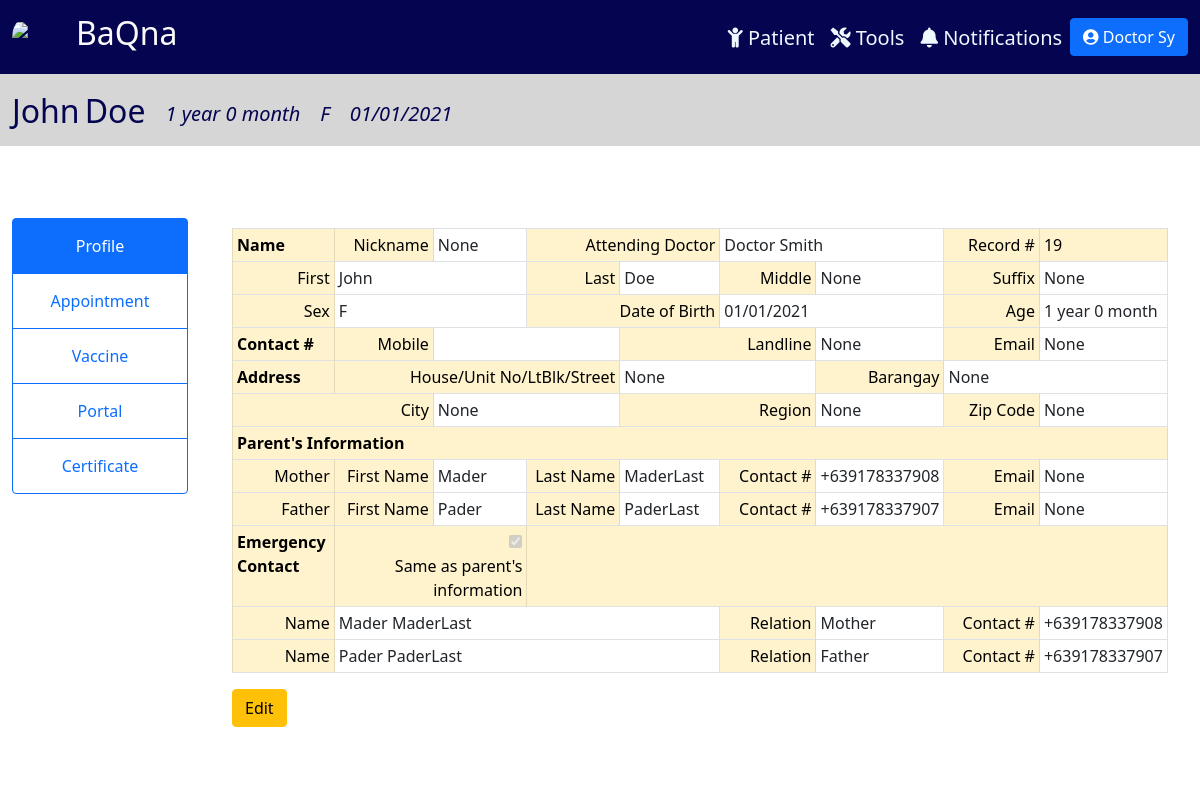
The app's page /patient/19 (signed in) with its own data.
### tracker/models.py (models this page shows, shortened)
class Physician(models.Model):
    CAN_REG = (
        ('Yes', 'Yes'),
        ('No', 'No'),
    )
    user = models.OneToOneField(User, null=True, on_delete=models.CASCADE)
    prefix = models.CharField(max_length=100, null=True, blank=True)
    last_name = models.CharField(max_length=100, null=True)
    first_name = models.CharField(max_length=100, null=True)
    title = models.CharField(max_length=100, null=True, blank=True)
    date_start = models.DateField(null=True, blank=True)
    date_end = models.DateField(null=True, blank=True)
    cell_no = PhoneNumberField(null=True, blank=True)
    doc_type = models.CharField(max_length=100, null=True)
    can_reg = models.CharField(max_length=100, null=True, blank=True, choices=CAN_REG)
    def __str__(self):
        return self.doc_type + " " + self.last_name

class Patient(models.Model):
    SEX = (
        ('M', 'Male'),
        ('F', 'Female'),
    )
    last_name = models.CharField(max_length=100, null=True)
    first_name = models.CharField(max_length=100, null=True)
    middle_name = models.CharField(max_length=100, null=True, blank=True)
    suffix = models.CharField(max_length=2, null=True, blank=True)
    nick_name = models.CharField(max_length=100, null=True, blank=True)
    sex = models.CharField(max_length=1, null=True, choices=SEX)
    birthdate = models.DateField(null=True)
    age = models.CharField(max_length=100, null=True, blank=True)
    attending_doctor = models.ForeignKey(Physician, related_name="docpatient", on_delete=models.CASCADE, null=True)
    cert_date = models.DateField(null=True, blank=True)
    cell_no = PhoneNumberField(null=True, blank=True, validators=[MaxLengthValidator(13)])
    landline = models.CharField(max_length=100, null=True, blank=True)
    email = models.EmailField(max_length=254, null=True, blank=True)
    house_no = models.CharField(max_length=100, null=True, blank=True)
    barangay = models.CharField(max_length=100, null=True, blank=True)
    city = models.CharField(max_length=100, null=True, blank=True)
    region = models.CharField(max_length=100, null=True, blank=True)
    zip = models.IntegerField(null=True, blank=True)
    mfname = models.CharField(max_length=100, null=True, blank=True)
    mlname = models.CharField(max_length=100, null=True, blank=True)
    mcontact = PhoneNumberField(null=True, blank=True)
    memail = models.EmailField(max_length=254, null=True, blank=True)
    ffname = models.CharField(max_length=100, null=True, blank=True)
    flname = models.CharField(max_length=100, null=True, blank=True)
    fcontact = PhoneNumberField(null=True, blank=True)
    femail = models.EmailField(max_length=254, null=True, blank=True)
    c1full_name = models.CharField(max_length=100, null=True, blank=True)
    relation1 = models.CharField(max_length=100, null=True, blank=True)
    c1contact = PhoneNumberField(null=True, blank=True)
    c2full_name = models.CharField(max_length=100, null=True, blank=True)
    relation2 = models.CharField(max_length=100, null=True, blank=True)
    c2contact = PhoneNumberField(null=True, blank=True)

### tracker/views.py (the view)
# urls.py: path('patient/<str:pk>', views.patient, name = 'patient'),
@login_required(login_url='login')
def patient(request, pk):
    patient = Patient.objects.get(id=pk)
    curr_date = datetime.date.today()
    months = curr_date.month - patient.birthdate.month
    years = curr_date.year - patient.birthdate.year
    age = "{} year {} month".format(years, months)
    data = {
        'patient': patient, 'age': age,
    }
    return render(request, 'tracker/patient.html', data)

### tracker/templatetags/auth_extras.py (called while the page is built)
@register.filter(name='has_group')
def has_group(user, group_name):
    group = Group.objects.get(name=group_name)
    return True if group in user.groups.all() else False

### tracker/templates/tracker/patient.html (shortened to what this page needs)
{% include 'tracker/info_header.html' %}
{% block content %}
{% load auth_extras %}
<div class="container-fluid" style="padding:1%;">
  <div class="row">
      <div class="col-lg-2" style="background-color: rgb(255, 255, 255); display: flex; justify-content: center; margin-top: 5%;">
        <div class="btn-group-vertical" style="display: block;">
          <a class="btn btn-outline-primary active" href="#">Profile</a>
          <a class="btn btn-outline-primary" href="{% url 'appointment' patient.id %}">Appointment</a>
          <a class="btn btn-outline-primary" href="{% url 'vaccine' patient.id %}">Vaccine</a>
          {% if request.user|has_group:"Doctor" or request.user|has_group:"Admin" %}
          <a class="btn btn-outline-primary" href="{% url 'portal' patient.id %}">Portal</a>
          {% endif %}
          <a class="btn btn-outline-primary" href="{% url 'certificate' patient.id %}">Certificate</a>
        </div>
      </div>
      <div class="col-lg-10" style="background-color: white">
        <div class="create-record-form">
          <table class="table table-bordered table-sm">
              <tbody>
                <tr>
                  <td class="table-warning" style="text-align: left;"><b>Name</b></td>
                  <td class="table-warning">Nickname</td>
                  <td>{{patient.nick_name}}</td>
                  <td class="table-warning" colspan="2">Attending Doctor</td>
                  <td colspan="2">{{patient.attending_doctor}}</td>
                  <td class="table-warning">Record #</td>
                  <td class="table-warning" style="text-align: left;">{{patient.id}}</td>
                </tr>
                <tr>
                  <td class="table-warning">First</td>
                  <td colspan="2">{{patient.first_name}}</td>
                  <td class="table-warning">Last</td>
                  <td>{{patient.last_name}}</td>
                  <td class="table-warning">Middle</td>
                  <td>{{patient.middle_name}}</td>
                  <td class="table-warning">Suffix</td>
                  <td>{{patient.suffix}}</td>
                </tr>
                <tr>
                  <td class="table-warning">Sex</td>
                  <td colspan="2">{{patient.sex}}</td>
                  <td class="table-warning" colspan="2">Date of Birth</td>
                  <td colspan="2">{{patient.birthdate}}</td>
                  <td id="age" class="table-warning">Age</td>
                  <td>{{age}}</td>
                </tr>
                <tr>
                  <td class="table-warning" style="text-align: left;"><b>Contact #</b></td>
                  <td class="table-warning">Mobile</td>
                  <td colspan="2">{{patient.cell_no}}</td>
                  <td class="table-warning" colspan="2">Landline</td>
                  <td>{{patient.landline}}</td>
                  <td class="table-warning">Email</td>
                  <td colspan="2">{{patient.email}}</td>
                </tr>
                <tr>
                  <td class="table-warning" style="text-align: left;"><b>Address</b></td>
                  <td class="table-warning" colspan="3">House/Unit No/LtBlk/Street</td>
                  <td colspan="2">{{patient.house_no}}</td>
                  <td class="table-warning">Barangay</td>
                  <td colspan="2">{{patient.barangay}}</td>
                </tr>
                <tr>
                  <td class="table-warning" colspan="2">City</td>
                  <td colspan="2">{{patient.city}}</td>
                  <td class="table-warning" colspan="2">Region</td>
                  <td>{{patient.region}}</td>
                  <td class="table-warning">Zip Code</td>
                  <td>{{patient.zip}}</td>
                </tr>
                <tr>
                    <td class="table-warning" style="text-align: left;" colspan="9"><b>Parent's Information</b></td>
                </tr>
                <tr>
                    <td class="table-warning">Mother</td>
                    <td class="table-warning">First Name</td>
                    <td>{{patient.mfname}}</td>
                    <td class="table-warning">Last Name</td>
                    <td>{{patient.mlname}}</td>
                    <td class="table-warning">Contact #</td>
                    <td>{{patient.mcontact}}</td>
                    <td class="table-warning">Email</td>
                    <td>{{patient.memail}}</td>
                </tr>
                <tr>
                  <td class="table-warning">Father</td>
                  <td class="table-warning">First Name</td>
                  <td>{{patient.ffname}}</td>
                  <td class="table-warning">Last Name</td>
                  <td>{{patient.flname}}</td>
                  <td class="table-warning">Contact #</td>
                  <td>{{patient.fcontact}}</td>
                  <td class="table-warning">Email</td>
                  <td>{{patient.femail}}</td>
                </tr>
                <tr>
                  <td class="table-warning" style="text-align: left;"><b>Emergency Contact</b></td>
                  <td class="table-warning" colspan="2">
                    <input type="checkbox" name="flexRadioDefault" id="contact" checked disabled>
                    <label for="contact">Same as parent's information</label>
                  </td>
                  <td class="table-warning" colspan="6"></td>
                </tr>
                <tr>
                  <td class="table-warning">Name</td>
                  <td colspan="4">{{patient.c1full_name}}</td>
                  <td class="table-warning">Relation</td>
                  <td>{{patient.relation1}}</td>
                  <td class="table-warning">Contact #</td>
                  <td>{{patient.c1contact}}</td>
                </tr>
                <tr>
                  <td class="table-warning">Name</td>
                  <td colspan="4">{{patient.c2full_name}}</td>
                  <td class="table-warning">Relation</td>
                  <td>{{patient.relation2}}</td>
                  <td class="table-warning">Contact #</td>
                  <td>{{patient.c2contact}}</td>
                </tr>
            </tbody>
          </table>
          <a class="btn btn-warning" href="{% url 'editPatient' patient.id %}">Edit</a>
        </div>
      </div>
  </div>
</div>
{% endblock content %}

### tracker/templates/tracker/info_header.html (shortened to what this page needs)
{% extends 'tracker/main.html' %}
{% block content %}
<nav class="navbar navbar-expand-xl" style="background-color: rgb(214, 214, 214);">
    <div class="container-fluid">
      <div class="collapse navbar-collapse me-auto" id="navbarTogglerDemo02">
        <div style="margin-right: auto; margin-top: 10px;">
          <ul class="navbar-nav me-auto mb-2 mb-lg-0 navbar-custom">
            <li class="nav-item" style="margin-right: 5px">
              <h2>{{patient.first_name}}</h2>
            </li>
            <li class="nav-item" style="margin-right: 20px">
              <h2>{{patient.last_name}}</h2>
            </li>
            <li class="nav-item" style="margin-right: 20px">
              <i><h5 style="margin-top:10px;">{{age}}</h5></i>
            </li>
            <li class="nav-item" style="margin-right: 20px">
              <i><h5 style="margin-top:10px;">{{patient.sex}}</h5></i>
            </li>
            <li class="nav-item" style="margin-right: 20px">
              <i><h5 style="margin-top:10px;">{{patient.birthdate}}</h5></i>
            </li>
          </ul>
        </div>
      </div>
    </div>
</nav>
{% endblock content %}

### tracker/templates/tracker/main.html (shortened to what this page needs)
{% load static %} {% load auth_extras %}
<!DOCTYPE html>
<html lang="en">
<head>
    <link href="https://cdn.jsdelivr.net/npm/bootstrap@5.1.3/dist/css/bootstrap.min.css" rel="stylesheet">
    <link rel="stylesheet" href="https://cdnjs.cloudflare.com/ajax/libs/font-awesome/5.15.3/css/all.min.css" />
    <link rel="stylesheet" href="https://cdnjs.cloudflare.com/ajax/libs/tempusdominus-bootstrap-4/5.1.2/css/tempusdominus-bootstrap-4.min.css" />
</head>
<body>
  <nav class="navbar navbar-expand-xl" style="background-color: rgb(4, 4, 80);color: white;">
    <div class="container-fluid">
      {% if request.user|has_group:'Patient User' %}
        <a href="{% url 'homePatient' %}" class="navbar-brand">
          <div class="logo-image">
            <img src="https://i.ibb.co/drT8m1M/logo.jpg" class="img-fluid">
          </div>
        </a>
        <a href="{% url 'homePatient' %}"><h2 style="float: left; color: #FAFAFA;">BaQna</h2></a>
      {% else %}
        <a href="{% url 'home' %}" class="navbar-brand">
          <div class="logo-image">
            <img src="https://i.ibb.co/drT8m1M/logo.jpg" class="img-fluid">
          </div>
        </a>
        <a href="{% url 'home' %}"><h2 style="float: left; color: #FAFAFA;">BaQna</h2></a>
      {% endif %}
      <div class="collapse navbar-collapse me-auto" id="navbarTogglerDemo02">
        <div style="margin-left: auto;margin-top: 10px;">
          <ul class="navbar-nav me-auto mb-2 mb-lg-0 navbar-custom">
            {% if request.user|has_group:"Doctor" or request.user|has_group:"Admin" %}
            <li class="nav-item" style="margin-left: 15rem;">
              <a class="nav-link" href="{% url 'home' %}"><h5><i class="fas fa-child"></i> Patient</h5></a>
            </li>
            <li class="nav-item">
              <a class="nav-link" href="{% url 'report' %}"><h5><i class="fas fa-tools"></i> Tools</h5></a>
            </li>
            <li class="nav-item">
              <a class="nav-link" href="{% url 'notifs' %}"><h5><i class="fas fa-bell"></i> Notifications</h5></a>
            </li>
            {% endif %}
            <li class="nav-item">
              <div class="dropdown">
                <button class="btn btn-primary" type="button" id="dropdownMenuButton1" data-bs-toggle="dropdown" aria-expanded="false">
                  <i class="fas fa-user-circle"></i>
                  {% if request.user|has_group:'Doctor' %}
                    {{request.user.physician}}
                  {% elif request.user|has_group:'Patient User' %}
                    {{request.user.patientuser}}
                  {% else %}
                    {{request.user}}
                  {% endif %}
                </button>
              </div>
            </li>
          </ul>
        </div>
      </div>
    </div>
  </nav>
  {% block content %}
  {% endblock %}
</body>
</html>

### tracker/templates/tracker/main.html (style rules this page uses)
body { color:rgb(4, 4, 80); }
.navbar-custom a { color: aliceblue; }
.logo-image { width: 48px; height: 48px; border-radius: 50%; overflow: hidden; }
.create-record-form { padding: 20px; margin: 50px auto; }
.create-record-form td { width:11%; }
.create-record-form .table-warning { text-align: right; }
.btn-group-vertical a { padding: 15px; }

### records on screen
Patient: first_name "John", last_name "Doe", sex "F", birthdate "01/01/2021", nick_name "None", attending_doctor "Doctor Smith", id "19", middle_name "None", suffix "None", landline "None", email "None", house_no "None", barangay "None", city "None", region "None", zip "None", mfname "Mader", mlname "MaderLast", mcontact "+639178337908", memail "None", ffname "Pader", flname "PaderLast", fcontact "+639178337907", femail "None", c1full_name "Mader MaderLast", relation1 "Mother", c1contact "+639178337908", c2full_name "Pader PaderLast", relation2 "Father", c2contact "+639178337907"

### other values on screen
{{ request.user.physician }} "Doctor Sy"
